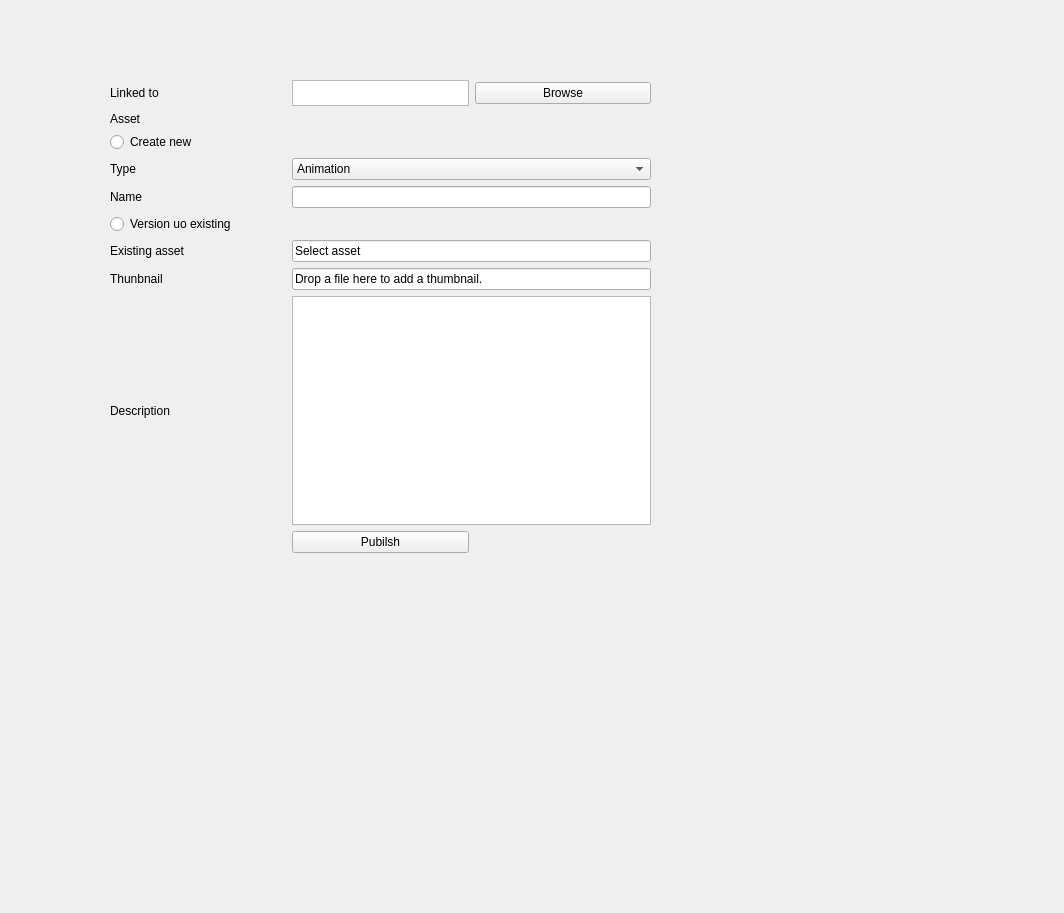
<?xml version="1.0" encoding="UTF-8"?>
<ui version="4.0">
 <class>Form</class>
 <widget class="QWidget" name="Form">
  <property name="geometry">
   <rect>
    <x>0</x>
    <y>0</y>
    <width>1064</width>
    <height>913</height>
   </rect>
  </property>
  <property name="windowTitle">
   <string>Form</string>
  </property>
  <widget class="QWidget" name="gridLayoutWidget">
   <property name="geometry">
    <rect>
     <x>110</x>
     <y>80</y>
     <width>541</width>
     <height>701</height>
    </rect>
   </property>
   <layout class="QGridLayout" name="gridLayout">
    <item row="11" column="1" colspan="2">
     <widget class="QTextEdit" name="textEdit"/>
    </item>
    <item row="1" column="0">
     <widget class="QLabel" name="label">
      <property name="text">
       <string>Linked to</string>
      </property>
     </widget>
    </item>
    <item row="5" column="0">
     <widget class="QRadioButton" name="radioButton">
      <property name="text">
       <string>Create new</string>
      </property>
     </widget>
    </item>
    <item row="14" column="0">
     <spacer name="verticalSpacer">
      <property name="orientation">
       <enum>Qt::Vertical</enum>
      </property>
      <property name="sizeHint" stdset="0">
       <size>
        <width>20</width>
        <height>40</height>
       </size>
      </property>
     </spacer>
    </item>
    <item row="6" column="1" colspan="2">
     <widget class="QComboBox" name="comboBox_2">
      <item>
       <property name="text">
        <string>Animation</string>
       </property>
      </item>
      <item>
       <property name="text">
        <string>Audio</string>
       </property>
      </item>
      <item>
       <property name="text">
        <string>Camera</string>
       </property>
      </item>
      <item>
       <property name="text">
        <string>Compositing</string>
       </property>
      </item>
      <item>
       <property name="text">
        <string>Edit</string>
       </property>
      </item>
      <item>
       <property name="text">
        <string>FX</string>
       </property>
      </item>
      <item>
       <property name="text">
        <string>Geometry</string>
       </property>
      </item>
      <item>
       <property name="text">
        <string>Gizmo</string>
       </property>
      </item>
      <item>
       <property name="text">
        <string>Hair</string>
       </property>
      </item>
      <item>
       <property name="text">
        <string>Image Sequence</string>
       </property>
      </item>
      <item>
       <property name="text">
        <string>Light Rig</string>
       </property>
      </item>
      <item>
       <property name="text">
        <string>Render</string>
       </property>
      </item>
      <item>
       <property name="text">
        <string>Rig</string>
       </property>
      </item>
      <item>
       <property name="text">
        <string>Scene</string>
       </property>
      </item>
      <item>
       <property name="text">
        <string>Script</string>
       </property>
      </item>
      <item>
       <property name="text">
        <string>Upload</string>
       </property>
      </item>
     </widget>
    </item>
    <item row="10" column="1" colspan="2">
     <widget class="QLineEdit" name="lineEdit_3">
      <property name="text">
       <string>Drop a file here to add a thumbnail.</string>
      </property>
     </widget>
    </item>
    <item row="7" column="1" colspan="2">
     <widget class="QLineEdit" name="lineEdit"/>
    </item>
    <item row="7" column="0">
     <widget class="QLabel" name="label_4">
      <property name="text">
       <string>Name</string>
      </property>
     </widget>
    </item>
    <item row="9" column="1" colspan="2">
     <widget class="QLineEdit" name="lineEdit_2">
      <property name="text">
       <string>Select asset</string>
      </property>
     </widget>
    </item>
    <item row="8" column="0">
     <widget class="QRadioButton" name="radioButton_2">
      <property name="text">
       <string>Version uo existing</string>
      </property>
     </widget>
    </item>
    <item row="11" column="0">
     <widget class="QLabel" name="label_7">
      <property name="text">
       <string>Description</string>
      </property>
     </widget>
    </item>
    <item row="10" column="0">
     <widget class="QLabel" name="label_6">
      <property name="text">
       <string>Thunbnail</string>
      </property>
     </widget>
    </item>
    <item row="0" column="1" rowspan="3">
     <widget class="QTextEdit" name="textEdit_2">
      <property name="sizePolicy">
       <sizepolicy hsizetype="Ignored" vsizetype="Ignored">
        <horstretch>0</horstretch>
        <verstretch>0</verstretch>
       </sizepolicy>
      </property>
      <property name="minimumSize">
       <size>
        <width>0</width>
        <height>20</height>
       </size>
      </property>
     </widget>
    </item>
    <item row="6" column="0">
     <widget class="QLabel" name="label_3">
      <property name="text">
       <string>Type</string>
      </property>
     </widget>
    </item>
    <item row="4" column="0">
     <widget class="QLabel" name="label_2">
      <property name="text">
       <string>Asset</string>
      </property>
     </widget>
    </item>
    <item row="9" column="0">
     <widget class="QLabel" name="label_5">
      <property name="text">
       <string>Existing asset</string>
      </property>
     </widget>
    </item>
    <item row="0" column="2" rowspan="3">
     <widget class="QPushButton" name="pushButton">
      <property name="text">
       <string>Browse</string>
      </property>
     </widget>
    </item>
    <item row="12" column="1">
     <widget class="QPushButton" name="pushButton_2">
      <property name="text">
       <string>Pubilsh</string>
      </property>
     </widget>
    </item>
   </layout>
  </widget>
 </widget>
 <resources/>
 <connections/>
</ui>
